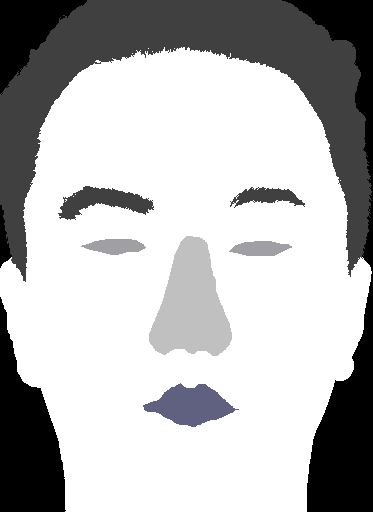
#> input picture 04.bmp, 373 x 512 px
$ python -i imageSegment.py   (imports and definitions only)
#> lines starting #> are read from the running program, lines starting #| are printed output that depends on the picture; after the words box and inside, x2 and y2 are one past the last pixel; in counts of white or black regions, pixels touching at a corner belong together
#> further down, picture is the input picture: shape (512, 373, 3); mean B, G, R 183, 182.6, 182.6
# -*- coding: utf-8 -*-
"""
imageSegment.py

YOUR WORKING FUNCTION

"""
import cv2
import numpy as np


input_dir = 'dataset/test'
output_dir = 'dataset/output'

# you are allowed to import other Python packages above
##########################
def segmentImage(img):
    # Inputs
    # img: Input image, a 3D numpy array of row*col*3 in BGR format
    #
    # Output
    # outImg: segmentation image
    #
    #########################################################################
    # ADD YOUR CODE BELOW THIS LINE
    img_rgb = cv2.cvtColor(img, cv2.COLOR_BGR2RGB)
    img_gray = cv2.cvtColor(img, cv2.COLOR_BGR2GRAY)
    img_hsv = cv2.cvtColor(img, cv2.COLOR_BGR2HSV)
#> img_hsv: shape (512, 373, 3); mean H, S, V 2.4, 0.9, 183
    img_lab = cv2.cvtColor(img, cv2.COLOR_BGR2LAB)
#> img_lab: shape (512, 373, 3); mean of channels 0, 1, 2 183.9, 128.1, 127.8
    img_ycbcr = cv2.cvtColor(img, cv2.COLOR_BGR2YCR_CB)
#> img_ycbcr: shape (512, 373, 3); mean of channels 0, 1, 2 182.7, 128, 128.2
    img_xyz = cv2.cvtColor(img, cv2.COLOR_BGR2XYZ)
#> img_xyz: shape (512, 373, 3); mean of channels 0, 1, 2 173.4, 182.6, 184.8
    img_yuv = cv2.cvtColor(img, cv2.COLOR_BGR2YUV)
#> img_yuv: shape (512, 373, 3); mean of channels 0, 1, 2 182.7, 128.2, 127.9

    def background_segmentation(image):
        # color range
        lower_range = (175,110,110)
        upper_range = (255,140,140)
        mask = cv2.inRange(image, lower_range, upper_range)
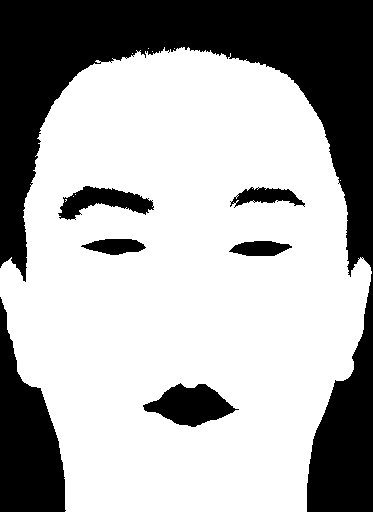
#> mask: shape (512, 373); 67.1% white; 7 black regions, largest, box (x1, y1, x2, y2) and area: (0, 0, 373, 512) 48305, (0, 297, 66, 512) 8243, (143, 383, 239, 427) 2412
        kernelCross = cv2.getStructuringElement(cv2.MORPH_CROSS,(2,2))
        background = cv2.bitwise_and(image, image, mask = mask)
#> background: shape (512, 373, 3); mean of channels 0, 1, 2 169, 85.9, 85.9
        background = cv2.morphologyEx(background, cv2.MORPH_CLOSE, kernelCross, iterations=4)
#> background: shape (512, 373, 3); mean of channels 0, 1, 2 168.5, 85.7, 85.7

        return background

    def hairEyebrows_segmentation(image):
        # overlay blocks (blank white region) on image
        block = np.array([[50,240],[190,450],[310,235]])
        cv2.fillPoly(image, pts = [block], color =(255,255,255))
#> image: shape (512, 373, 3); mean of channels 0, 1, 2 179.4, 187, 188.1

        # color range
        lower_range = (0,0,0)
        upper_range = (90,90,50)
        mask = cv2.inRange(image, lower_range, upper_range)
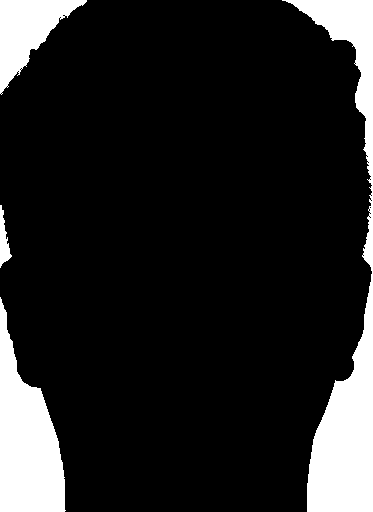
#> mask: shape (512, 373); 13.4% white; 4 white regions, box (x1, y1, x2, y2) and area: (282, 0, 373, 512) 13267, (0, 297, 66, 512) 8243, (0, 0, 87, 95) 3755, (0, 205, 12, 268) 378
        hairEyebrows = cv2.bitwise_and(image, image, mask = mask)
#> hairEyebrows: shape (512, 373, 3); every value is 0

        return hairEyebrows

    def mouth_segmentation(image):
        # set region of interest for mouth
        mouth_roi = image[370:460,70:280]
#> mouth_roi: shape (90, 210, 3); mean of channels 0, 1, 2 236.1, 128.9, 125.7
        mouth = image.copy()                                # copy of input image
        mouth[mouth!=0] = 0                                 # change all pixels of copied image to white
        roi = mouth[370:460,70:280]                         # roi of mouth on white image
#> roi: shape (90, 210, 3); every value is 0
        result = cv2.addWeighted(mouth_roi, 1, roi, 0, 0)   # put mouth_roi(img_lab) on the roi of white image
        mouth[370:460,70:280] = result
#> mouth: shape (512, 373, 3); mean of channels 0, 1, 2 23.4, 12.8, 12.4

        #color range
        lower_range = (70,146,140)
        upper_range = (130,170,153)
        mask = cv2.inRange(mouth, lower_range, upper_range)
#> mask: shape (512, 373); every value is 0
        kernelEllipse = cv2.getStructuringElement(cv2.MORPH_ELLIPSE,(3,3))
        mouth = cv2.bitwise_and(mouth,mouth,mask=mask)
        mouth = cv2.erode(mouth, kernelEllipse, iterations=2)
        mouth = cv2.dilate(mouth, kernelEllipse, iterations=3)

        return mouth

    def eyes_segmentation(image):
        # canny edges detection & set region of interest for eyes
        eyes_edges = cv2.Canny(image, threshold1=100,threshold2=180)
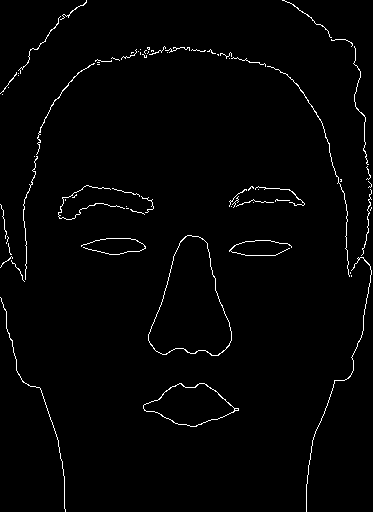
#> eyes_edges: shape (512, 373); 1.7% white in thin lines or dots
        eyes_roi = eyes_edges[210:290,60:310]
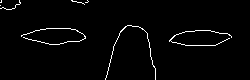
#> eyes_roi: shape (80, 250); 2.2% white in thin lines or dots
        eyes = img_gray.copy()
        eyes[eyes!=0] = 0
        roi = eyes[210:290,60:310]
#> roi: shape (80, 250); every value is 0
        result = cv2.addWeighted(eyes_roi, 1, roi, 0, 0)
        eyes[210:290,60:310] = result
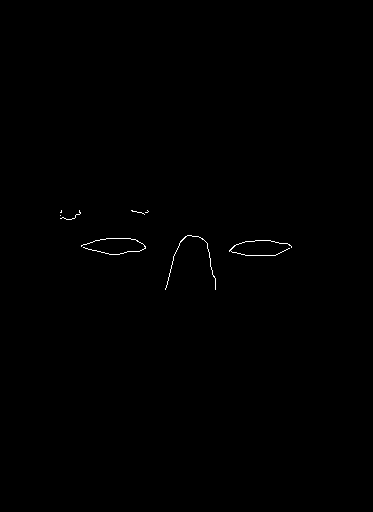
#> eyes: shape (512, 373); 0.23% white in thin lines or dots, all inside (x1, y1, x2, y2) = (60, 210, 292, 290)

        #color range
        lower_range = (1)
        upper_range = (255)
        mask = cv2.inRange(eyes, lower_range, upper_range)
        kernelEllipse = cv2.getStructuringElement(cv2.MORPH_ELLIPSE,(10,10))
        eyes = cv2.bitwise_and(eyes,eyes,mask=mask)
        eyes = cv2.morphologyEx(eyes,cv2.MORPH_CLOSE,kernelEllipse,iterations=5)
#> eyes: shape (512, 373); 2.5% white; 1 white region, box (x1, y1, x2, y2) and area: (65, 215, 292, 285) 4681
        eyes = cv2.cvtColor(eyes, cv2.COLOR_GRAY2RGB)

        return eyes

    def nose_segmentation(image):
        # set region of interest for nose
        nose_roi = image[200:380,110:240]
#> nose_roi: shape (180, 130, 3); mean H, S, V 2.6, 0.1, 232.2
        nose = image.copy()
        nose[nose!=0] = 0
        roi = nose[200:380,110:240]
#> roi: shape (180, 130, 3); every value is 0
        result = cv2.addWeighted(nose_roi, 1, roi, 0, 0)
        nose[200:380,110:240] = result
#> nose: shape (512, 373, 3); mean H, S, V 0.3, 0, 28.4

        # color range
        lower_range = (8,100,140)
        upper_range = (13,160,170)
        mask = cv2.inRange(nose, lower_range, upper_range)
        kernelCross = cv2.getStructuringElement(cv2.MORPH_CROSS,(2,2))
        nose = cv2.bitwise_and(nose,nose,mask=mask)
        nose = cv2.erode(nose, kernelCross, iterations=2)
        nose = cv2.dilate(nose, kernelCross, iterations=15)

        return nose

    def skin_segmentation(image):
        # color range
        lower_range = (10,80,80)
        upper_range = (200,200,200)
        mask = cv2.inRange(image, lower_range, upper_range)
        kernelEllipse = cv2.getStructuringElement(cv2.MORPH_ELLIPSE,(6,6))
        skin = cv2.bitwise_and(image,image,mask=mask)
        skin = cv2.erode(skin,kernelEllipse,iterations=1)
        skin = cv2.dilate(skin,kernelEllipse,iterations=16)

        return skin

    # do segmentations
    beijing = background_segmentation(img_ycbcr)
    maofa = hairEyebrows_segmentation(img_xyz)
    zuiba = mouth_segmentation(img_lab)
    yanjing = eyes_segmentation(img_gray)
    bizi = nose_segmentation(img_hsv)
    pifu = skin_segmentation(img_hsv)

    # combine segmentations masks (3 dimensions)
    lian = beijing + pifu + maofa + zuiba + yanjing + bizi
#> lian: shape (512, 373, 3); mean of channels 0, 1, 2 170.3, 87.4, 87.4

    # convert to grayscale
    pifu = cv2.cvtColor(pifu, cv2.COLOR_RGB2GRAY)
    bizi = cv2.cvtColor(bizi, cv2.COLOR_RGB2GRAY)
    yanjing = cv2.cvtColor(yanjing, cv2.COLOR_RGB2GRAY)
    zuiba = cv2.cvtColor(zuiba, cv2.COLOR_RGB2GRAY)
    maofa = cv2.cvtColor(maofa, cv2.COLOR_RGB2GRAY)
    beijing = cv2.cvtColor(beijing, cv2.COLOR_RGB2GRAY)

    # set output image
    outImg =  cv2.cvtColor(lian, cv2.COLOR_RGB2GRAY)

    # assign intensity
    outImg[np.where(pifu)] = [5]
    outImg[np.where(bizi)] = [4]
    outImg[np.where(yanjing)] = [3]
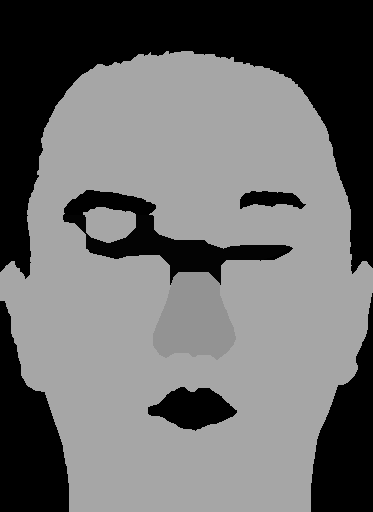
#> outImg: shape (512, 373); min 0, max 166, mean 107.7
    outImg[np.where(zuiba)] = [2]
    outImg[np.where(maofa)] = [1]
    outImg[np.where(beijing)] = [0]
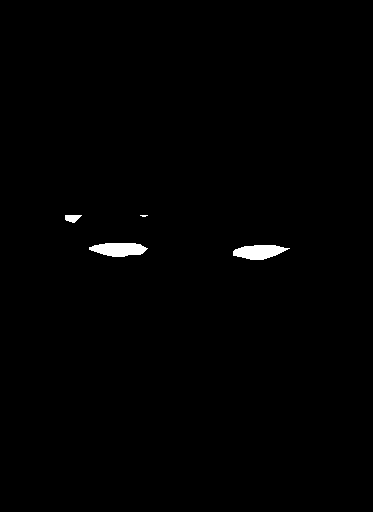
#> outImg: shape (512, 373); values 0 (black) and 3 (white), 0.69% white; 4 white regions (1 under 20 px), largest, box (x1, y1, x2, y2) and area: (89, 243, 148, 257) 615, (233, 245, 290, 260) 592, (65, 215, 82, 223) 96

    # END OF YOUR CODE
    #########################################################################
    return outImg

>>> import cv2
>>> picture = cv2.imread('04.bmp')
>>> result = segmentImage(picture)
